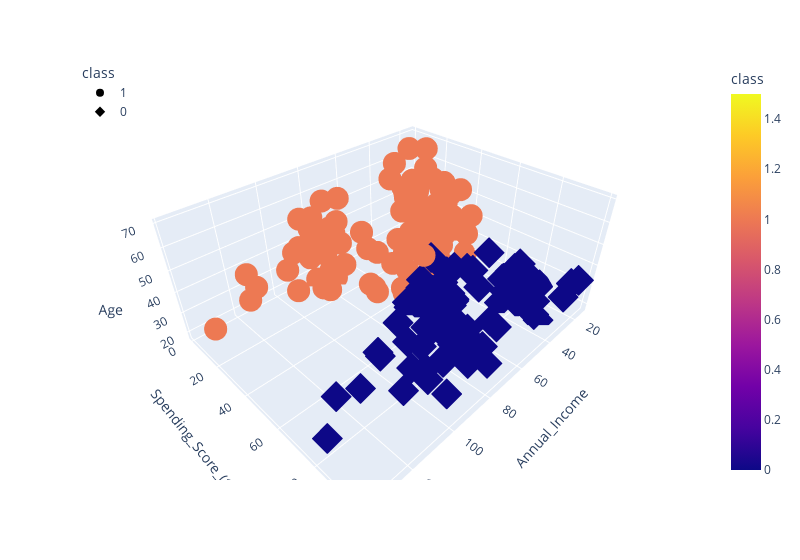

Notebook code for this chart:
### Code cell
fig = px.scatter_3d(
    df_shopping,
    x="Annual_Income",
    y="Spending_Score_(1-100)",
    z="Age",
    color="class",
    symbol="class",
    width=800,
)
fig.update_layout(legend=dict(x=0, y=1))
fig.show()

### Figure 1 — Plotly figure (JSON) as saved in the notebook; plotly's stock layout.template omitted (floating-point values rounded to 4 significant figures)
{"data": [{"hovertemplate": "class=%{marker.color}<br>Annual_Income=%{x}<br>Spending_Score_(1-100)=%{y}<br>Age=%{z}<extra></extra>", "legendgroup": "1", "marker": {"color": [1, 1, 1, 1, 1, 1, 1, 1, 1, 1, 1, 1, 1, 1, 1, 1, 1, 1, 1, 1, 1, 1, 1, 1, 1, 1, 1, 1, 1, 1, 1, 1, 1, 1, 1, 1, 1, 1, 1, 1, 1, 1, 1, 1, 1, 1, 1, 1, 1, 1, 1, 1, 1, 1, 1, 1, 1, 1, 1, 1, 1, 1, 1, 1, 1, 1, 1, 1, 1, 1, 1, 1, 1, 1, 1, 1, 1, 1, 1, 1, 1, 1, 1, 1, 1, 1, 1, 1, 1, 1, 1, 1, 1, 1, 1, 1, 1, 1, 1, 1, 1, 1, 1, 1, 1, 1, 1, 1, 1, 1, 1, 1, 1, 1, 1], "coloraxis": "coloraxis", "symbol": "circle"}, "mode": "markers", "name": "1", "scene": "scene", "showlegend": true, "type": "scatter3d", "x": [15, 16, 17, 18, 19, 19, 20, 20, 21, 23, 24, 25, 28, 28, 29, 30, 33, 33, 34, 37, 38, 39, 39, 40, 40, 40, 40, 42, 43, 43, 43, 44, 44, 46, 46, 47, 47, 48, 48, 48, 48, 49, 49, 50, 50, 54, 54, 54, 54, 54, 54, 54, 54, 57, 58, 59, 59, 60, 60, 60, 60, 61, 62, 62, 62, 62, 62, 63, 63, 63, 63, 63, 64, 65, 67, 67, 67, 70, 71, 71, 71, 72, 73, 73, 74, 75, 76, 77, 77, 78, 78, 78, 78, 78, 78, 79, 81, 85, 86, 87, 87, 87, 88, 88, 93, 97, 98, 99, 101, 103, 103, 113, 120, 126, 137], "y": [39, 6, 40, 6, 3, 14, 15, 13, 35, 29, 35, 5, 14, 32, 31, 4, 4, 14, 17, 26, 35, 36, 28, 55, 47, 42, 42, 52, 60, 45, 41, 50, 46, 46, 56, 52, 59, 51, 50, 48, 47, 55, 42, 49, 56, 47, 53, 48, 42, 51, 41, 44, 46, 58, 46, 55, 41, 49, 40, 42, 47, 42, 41, 48, 59, 56, 42, 50, 46, 43, 48, 52, 42, 43, 43, 57, 40, 29, 35, 11, 9, 34, 5, 7, 10, 5, 40, 12, 36, 22, 17, 20, 16, 1, 1, 35, 5, 26, 20, 27, 13, 10, 13, 15, 14, 32, 15, 39, 24, 17, 23, 8, 16, 28, 18], "z": [19, 20, 31, 35, 64, 67, 58, 37, 35, 52, 35, 46, 54, 45, 40, 60, 53, 49, 42, 36, 65, 48, 49, 50, 27, 29, 31, 49, 59, 50, 47, 51, 69, 53, 70, 67, 54, 63, 43, 68, 32, 70, 47, 60, 60, 59, 45, 40, 49, 57, 67, 46, 48, 55, 50, 68, 18, 48, 40, 32, 47, 48, 23, 49, 67, 49, 21, 66, 54, 68, 66, 65, 38, 63, 51, 50, 38, 23, 43, 59, 47, 25, 20, 44, 19, 57, 28, 25, 48, 34, 43, 44, 47, 37, 34, 56, 19, 50, 42, 36, 40, 36, 52, 58, 59, 37, 46, 41, 54, 41, 34, 33, 47, 45, 32]}, {"hovertemplate": "class=%{marker.color}<br>Annual_Income=%{x}<br>Spending_Score_(1-100)=%{y}<br>Age=%{z}<extra></extra>", "legendgroup": "0", "marker": {"color": [0, 0, 0, 0, 0, 0, 0, 0, 0, 0, 0, 0, 0, 0, 0, 0, 0, 0, 0, 0, 0, 0, 0, 0, 0, 0, 0, 0, 0, 0, 0, 0, 0, 0, 0, 0, 0, 0, 0, 0, 0, 0, 0, 0, 0, 0, 0, 0, 0, 0, 0, 0, 0, 0, 0, 0, 0, 0, 0, 0, 0, 0, 0, 0, 0, 0, 0, 0, 0, 0, 0, 0, 0, 0, 0, 0, 0, 0, 0, 0, 0, 0, 0, 0, 0], "coloraxis": "coloraxis", "symbol": "diamond"}, "mode": "markers", "name": "0", "scene": "scene", "showlegend": true, "type": "scatter3d", "x": [15, 16, 17, 18, 19, 19, 20, 20, 21, 23, 24, 25, 28, 28, 29, 30, 33, 33, 34, 37, 38, 39, 39, 42, 43, 46, 46, 48, 48, 54, 54, 54, 54, 57, 58, 60, 60, 61, 62, 63, 64, 65, 65, 65, 67, 69, 69, 70, 71, 71, 71, 72, 73, 73, 74, 75, 76, 77, 77, 78, 78, 78, 78, 78, 78, 79, 81, 85, 86, 87, 87, 87, 88, 88, 93, 97, 98, 99, 101, 103, 103, 113, 120, 126, 137], "y": [81, 77, 76, 94, 72, 99, 77, 79, 66, 98, 73, 73, 82, 61, 87, 73, 92, 81, 73, 75, 92, 61, 65, 60, 54, 51, 55, 59, 59, 54, 52, 55, 57, 55, 60, 52, 50, 49, 55, 54, 46, 48, 50, 59, 56, 58, 91, 77, 95, 75, 75, 71, 88, 73, 72, 93, 87, 97, 74, 90, 88, 76, 89, 78, 73, 83, 93, 75, 95, 63, 75, 92, 86, 69, 90, 86, 88, 97, 68, 85, 69, 91, 79, 74, 83], "z": [21, 23, 22, 23, 30, 35, 24, 22, 20, 35, 25, 31, 29, 35, 23, 21, 18, 21, 30, 20, 24, 31, 24, 33, 31, 27, 19, 18, 19, 26, 23, 38, 21, 22, 34, 24, 27, 20, 26, 19, 19, 18, 19, 49, 27, 40, 39, 31, 40, 38, 39, 31, 29, 32, 35, 32, 32, 28, 32, 34, 39, 38, 27, 30, 30, 29, 31, 36, 33, 32, 28, 36, 30, 27, 35, 32, 29, 30, 28, 36, 32, 38, 35, 32, 30]}], "layout": {"coloraxis": {"colorbar": {"title": {"text": "class"}}, "colorscale": [[0, "#0d0887"], [0.1111, "#46039f"], [0.2222, "#7201a8"], [0.3333, "#9c179e"], [0.4444, "#bd3786"], [0.5556, "#d8576b"], [0.6667, "#ed7953"], [0.7778, "#fb9f3a"], [0.8889, "#fdca26"], [1, "#f0f921"]]}, "legend": {"title": {"text": "class"}, "tracegroupgap": 0, "x": 0, "y": 1}, "margin": {"t": 60}, "scene": {"domain": {"x": [0, 1], "y": [0, 1]}, "xaxis": {"title": {"text": "Annual_Income"}}, "yaxis": {"title": {"text": "Spending_Score_(1-100)"}}, "zaxis": {"title": {"text": "Age"}}}, "width": 800}}
